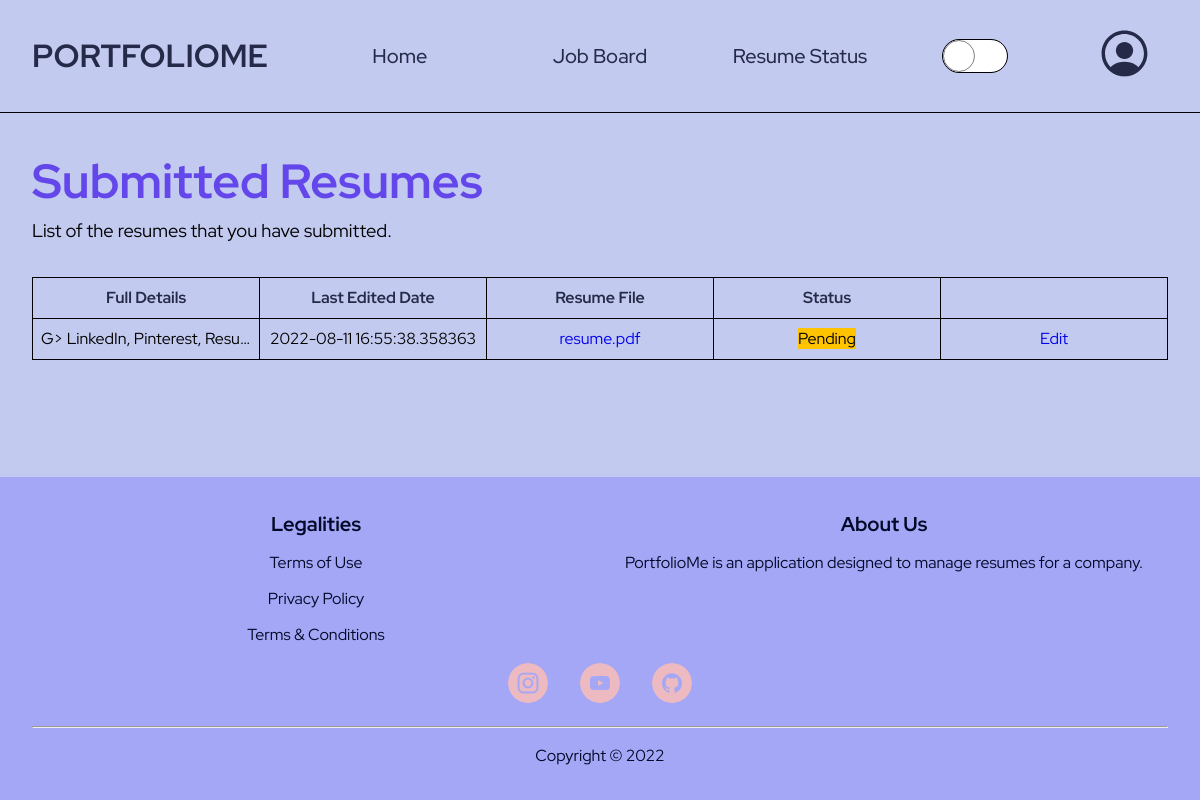
The page /resume_status (signed in) on the database its author committed.
### PortfolioMe/models.py (models this page shows, shortened)
class Resume(db.Model):
    __tablename__ = 'resume'
    id = db.Column(db.Integer, primary_key=True)
    applicant_details = db.Column(db.Text, unique=False, nullable=False)
    date_edited = db.Column(db.DateTime, unique=False, nullable=False,
                            default=datetime.utcnow)
    is_bookmarked = db.Column(db.Boolean, unique=False,
                              nullable=False, default=False)
    is_hired = db.Column(db.Boolean, unique=False,
                         nullable=False, default=False)
    status = db.Column(db.String(20), unique=False,
                       nullable=False, default="Pending")
    image = db.Column(db.String(50), unique=False, nullable=False)
    additional_documents = db.Column(db.Text, unique=False, default="")
    applicant_id = db.Column(db.Integer, db.ForeignKey(
        'applicant.id'), nullable=False)
    job_id = db.Column(db.Integer, db.ForeignKey(
        'jobboard.id'), nullable=False)
    resume_details_ref = db.relationship(
        'Resume_Details', backref='associated_resume', uselist=False)

### PortfolioMe/client/routes.py (the view)
@client.route("/resume_status")
@login_required
def resume_status():
    resumes = Resume.query.filter_by(applicant_id=current_user.id).all()
    return render_template("client/resume_status.html", resumes=resumes)

### PortfolioMe/models.py (called while the page is built)
@login_manager.user_loader
def load_user(user_id):
    applicant = Applicant.query.get(int(user_id))
    if applicant.status != "Active":
        return None and logout_user
    return applicant

### PortfolioMe/templates/client/resume_status.html (shortened to what this page needs)
{% extends "layout/base.html" %}  {% block css %}
<link
    rel="stylesheet"
    href="{{ url_for('static', filename='css/client/resume_status.css') }}"
/>{% endblock %} {% block content %}
<main class="resume-list-container">
    <div class="resume-list-header">
        <h1>Submitted Resumes</h1>
        <p>List of the resumes that you have submitted.</p>
    </div>
    <div class="table-container">
        <table>
            <thead>
                <tr>
                    <th>Full Details</th>
                    <th>Last Edited Date</th>
                    <th>Resume File</th>
                    <th>Status</th>
                    <th></th>
                </tr>
            </thead>
            {% if resume is not none %} {% for resume in resumes %}
            <tbody>
                <tr>
                    <td>{{ resume.applicant_details }}</td>
                    <td>{{ resume.date_edited }}</td>
                    <td>
                        <a
                            href="{{ url_for('static', filename='resumes/' + resume.image) }}"
                            target="_blank"
                            >resume.pdf</a
                        >
                    </td>
                    <td>
                        {% if resume.status == "Accepted" %}
                        <span style="background-color: hsl(var(--green))"
                            >Accepted</span
                        >
                        {% elif resume.status == "Rejected" %}
                        <span style="background-color: hsl(var(--red))"
                            >Rejected</span
                        >
                        {% elif resume.status == "Pending" %}
                        <span style="background-color: hsl(var(--yellow))"
                            >Pending</span
                        >
                        {% elif resume.status == "Keep In View" %}
                        <span style="background-color: hsl(var(--accent-blue))"
                            >Keep In View</span
                        >
                        {% endif %}
                    </td>
                    <td>
                        {% if resume.status == "Pending" %}
                        <a
                            class="edit-resume-details-btn"
                            target="_blank"
                            href="{{ url_for('client.upload_resume_details', job_id=resume.job_id, resume_details_id=resume.resume_details_ref.id) }}"
                            >Edit</a
                        >
                        {% else %} You can't edit this. {% endif %}
                    </td>
                </tr>
            </tbody>
            {% endfor %} {% endif %}
        </table>
    </div>
</main>
{% endblock %}

### PortfolioMe/templates/layout/base.html (shortened to what this page needs)
<!DOCTYPE html>
<html lang="en">
    <head>
        <link
            rel="stylesheet"
            href="{{ url_for('static', filename='css/layout/base.css') }}"
        />
        <link
            rel="stylesheet"
            href="{{ url_for('static', filename='css/layout/reset.css') }}"
        />
        {% block css %} {% endblock %}
    </head>
    <body>
        <header>
            <div class="logo">
                <a href="{{ url_for('main.home') }}">PortfolioMe</a>
            </div>
            <nav class="navigation-bar">
                <ul>
                    {% if current_user.is_authenticated %}
                    <li>
                        <a href="{{ url_for('main.home') }}">Home</a>
                    </li>
                    <li>
                        <a href="{{ url_for('client.job_board') }}"
                            >Job Board</a
                        >
                    </li>
                    <li>
                        <a href="{{ url_for('client.resume_status') }}"
                            >Resume Status</a
                        >
                    </li>
                    {% endif %}
                </ul>
            </nav>
            <div class="toggle-dark-light-mode">
            </div>
            {% if current_user.is_authenticated %}
            <div class="profile-container">
                <button id="profile">
                </button>
            </div>
            {% else %}
            <div class="authentication-box">
                <a href="{{ url_for('auth.login') }}" class="login-btn"
                    >Login</a
                >
            </div>
            {% endif %}
        </header>
        {% block content %} {% endblock %}
        <footer>
            <div class="legalities">
                <h4>Legalities</h4>
                <a href="#">Terms of Use</a>
                <a href="#">Privacy Policy</a>
                <a href="#">Terms &amp; Conditions</a>
            </div>
            <div class="about-us">
                <h4>About Us</h4>
                <p>
                    PortfolioMe is an application designed to manage resumes for
                    a company.
                </p>
            </div>
            <div class="icons">
                <a href="#"
                    >
                </a>
                <a href="#"
                    >
                </a>
                <a href="#"
                    >
                </a>
            </div>
            <hr />
            <div class="copyright">Copyright &copy; 2022</div>
        </footer>
    </body>
</html>

### PortfolioMe/static/css/layout/base.css (style rules this page uses)
body { display: grid; grid-template-rows: auto 1fr auto; }
header { background-color: hsl(var(--light-blue)); display: grid; grid-template-columns: 1fr 4fr 1fr 1fr; border-bottom: 1px solid black; }
.logo { padding: 2em; }
.logo > a { font-size: 2rem; text-transform: uppercase; color: hsl(var(--dark-blue)); font-weight: 700; }
.navigation-bar > ul { display: flex; justify-content: space-around; align-items: center; height: 100%; list-style: none; }
.navigation-bar li { position: relative; width: 100%; height: 100%; }
.navigation-bar li::after { content: ''; display: block; height: 3px; width: 0; background-color: hsl(var(--dark-blue)); position: absolute; bottom: 0; transition: width 200ms ease-in-out; }
.navigation-bar a { font-size: 1.25rem; color: hsl(var(--dark-blue)); font-weight: 500; width: 100%; height: 100%; display: flex; justify-content: center; align-items: center; }
.toggle-dark-light-mode { display: flex; justify-content: center; align-items: center; }
.toggle-dark-light-mode { user-select: none; }
:root { --width: 4rem; }
.profile-container { display: grid; place-items: center; }
.profile-container > button { border-radius: 100%; outline: none; background-color: transparent; border: none; cursor: pointer; position: relative; }
footer { display: grid; grid-template-columns: repeat(2, 1fr); grid-template-areas: 'Legalities AboutUs' 'Icons Icons' 'Lining Lining' 'Copyright Copyright'; row-gap: 1rem; background-color: hsl(237, 80%, 80%); color: hsl(var(--pure-white)); padding: 2rem; }
footer .legalities, footer .about-us { display: flex; flex-direction: column; align-items: center; row-gap: 0.75rem; }
.legalities { grid-area: Legalities; }
.about-us { grid-area: AboutUs; }
.legalities h4, .about-us h4 { font-size: 1.25rem; }
.legalities h4, .about-us h4, .legalities a, .about-us p, .copyright { color: hsl(var(--blue-shade)); }
footer .icons, footer .copyright { display: flex; justify-content: center; column-gap: 2rem; }
.icons { grid-area: Icons; }
.icons svg { border-radius: 100%; }
.copyright { grid-area: Copyright; }
footer hr { grid-area: Lining; }

### PortfolioMe/static/css/client/resume_status.css (style rules this page uses)
.resume-list-container { background-color: hsl(var(--light-blue)); padding: 2rem; }
.resume-list-header h1 { color: hsl(var(--accent-blue)); font-size: 3rem; }
.resume-list-header p { font-size: 1.15rem; }
.table-container { margin-top: 2rem; }
table { width: 100%; table-layout: fixed; }
table, th, td { border: 1px solid black; border-collapse: collapse; }
th, td { padding: 0.5rem; }
th { color: hsl(var(--dark-blue)); }
td:first-child { overflow: hidden; white-space: nowrap; text-overflow: ellipsis; }
td { text-align: center; }

### rows shown on the page
Resume: applicant_details "G> LinkedIn, Pinterest, Resu…", date_edited "2022-08-11 16:55:38.358363", status "Pending"
